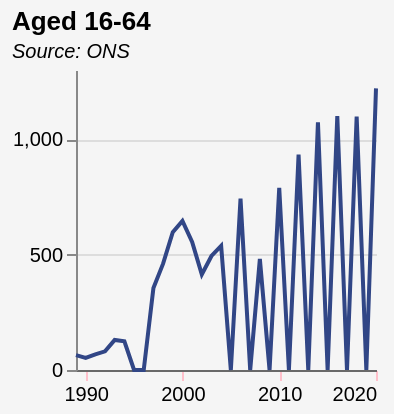

Write the Vega-Lite specification saved for this chart.
### Vega-Lite specification from a JSON file in a GitHub repository (floating-point values rounded to 4 significant figures)
{"$schema": "https://vega.github.io/schema/vega-lite/v5.json", "title": {"text": "Aged 16-64", "subtitle": " Source: ONS", "subtitleFontStyle": "italic", "subtitleFontSize": 10, "anchor": "start", "color": "black", "subtitleColor": "black"}, "config": {"background": "whitesmoke", "view": {"stroke": "transparent"}}, "width": 150, "height": 150, "data": {"values": [{"date": "1989", "label": "1989", "month": "", "quarter": "", "sourceDataset": "SRS", "updateDate": "2015-09-01T23:00:00.000Z", "value": "64.5", "year": "1989"}, {"date": "1990", "label": "1990", "month": "", "quarter": "", "sourceDataset": "SRS", "updateDate": "2015-09-01T23:00:00.000Z", "value": "52.7", "year": "1990"}, {"date": "1991", "label": "1991", "month": "", "quarter": "", "sourceDataset": "SRS", "updateDate": "2015-09-01T23:00:00.000Z", "value": "68.1", "year": "1991"}, {"date": "1992", "label": "1992", "month": "", "quarter": "", "sourceDataset": "SRS", "updateDate": "2015-09-01T23:00:00.000Z", "value": "80.7", "year": "1992"}, {"date": "1993", "label": "1993", "month": "", "quarter": "", "sourceDataset": "SRS", "updateDate": "2015-09-01T23:00:00.000Z", "value": "130.2", "year": "1993"}, {"date": "1994", "label": "1994", "month": "", "quarter": "", "sourceDataset": "SRS", "updateDate": "2015-09-01T23:00:00.000Z", "value": "124.3", "year": "1994"}, {"date": "1995", "label": "1995", "month": "", "quarter": "", "sourceDataset": "SRS", "updateDate": "2015-09-01T23:00:00.000Z", "value": "", "year": "1995"}, {"date": "1996", "label": "1996", "month": "", "quarter": "", "sourceDataset": "SRS", "updateDate": "2015-09-01T23:00:00.000Z", "value": "", "year": "1996"}, {"date": "1997", "label": "1997", "month": "", "quarter": "", "sourceDataset": "SRS", "updateDate": "2015-09-01T23:00:00.000Z", "value": "355.2", "year": "1997"}, {"date": "1998", "label": "1998", "month": "", "quarter": "", "sourceDataset": "SRS", "updateDate": "2015-09-01T23:00:00.000Z", "value": "460.9", "year": "1998"}, {"date": "1999", "label": "1999", "month": "", "quarter": "", "sourceDataset": "SRS", "updateDate": "2015-09-01T23:00:00.000Z", "value": "596.9", "year": "1999"}, {"date": "2000", "label": "2000", "month": "", "quarter": "", "sourceDataset": "SRS", "updateDate": "2015-09-01T23:00:00.000Z", "value": "645.9", "year": "2000"}, {"date": "2001", "label": "2001", "month": "", "quarter": "", "sourceDataset": "SRS", "updateDate": "2015-09-01T23:00:00.000Z", "value": "555.2", "year": "2001"}, {"date": "2002", "label": "2002", "month": "", "quarter": "", "sourceDataset": "SRS", "updateDate": "2015-09-01T23:00:00.000Z", "value": "414.1", "year": "2002"}, {"date": "2003", "label": "2003", "month": "", "quarter": "", "sourceDataset": "SRS", "updateDate": "2015-09-01T23:00:00.000Z", "value": "494.2", "year": "2003"}, {"date": "2004", "label": "2004", "month": "", "quarter": "", "sourceDataset": "SRS", "updateDate": "2015-09-01T23:00:00.000Z", "value": "537.6", "year": "2004"}, {"date": "2005", "label": "2005", "month": "", "quarter": "", "sourceDataset": "SRS", "updateDate": "2015-09-01T23:00:00.000Z", "value": "", "year": "2005"}, {"date": "2006", "label": "2006", "month": "", "quarter": "", "sourceDataset": "SRS", "updateDate": "2015-09-01T23:00:00.000Z", "value": "742.4", "year": "2006"}, {"date": "2007", "label": "2007", "month": "", "quarter": "", "sourceDataset": "SRS", "updateDate": "2015-09-01T23:00:00.000Z", "value": "", "year": "2007"}, {"date": "2008", "label": "2008", "month": "", "quarter": "", "sourceDataset": "SRS", "updateDate": "2015-09-01T23:00:00.000Z", "value": "481.1", "year": "2008"}, {"date": "2009", "label": "2009", "month": "", "quarter": "", "sourceDataset": "SRS", "updateDate": "2015-09-01T23:00:00.000Z", "value": "", "year": "2009"}, {"date": "2010", "label": "2010", "month": "", "quarter": "", "sourceDataset": "srs", "updateDate": "2017-11-29T00:00:00.000Z", "value": "789.5", "year": "2010"}, {"date": "2011", "label": "2011", "month": "", "quarter": "", "sourceDataset": "SRS", "updateDate": "2015-09-01T23:00:00.000Z", "value": "", "year": "2011"}, {"date": "2012", "label": "2012", "month": "", "quarter": "", "sourceDataset": "srs", "updateDate": "2017-11-29T00:00:00.000Z", "value": "933.2", "year": "2012"}, {"date": "2013", "label": "2013", "month": "", "quarter": "", "sourceDataset": "SRS", "updateDate": "2015-09-01T23:00:00.000Z", "value": "", "year": "2013"}, {"date": "2014", "label": "2014", "month": "", "quarter": "", "sourceDataset": "srs", "updateDate": "2017-11-29T00:00:00.000Z", "value": "1073.6", "year": "2014"}, {"date": "2015", "label": "2015", "month": "", "quarter": "", "sourceDataset": "srs", "updateDate": "2017-11-29T00:00:00.000Z", "value": "", "year": "2015"}, {"date": "2016", "label": "2016", "month": "", "quarter": "", "sourceDataset": "srs", "updateDate": "2017-11-29T00:00:00.000Z", "value": "1100.5", "year": "2016"}, {"date": "2017", "label": "2017", "month": "", "quarter": "", "sourceDataset": "srs", "updateDate": "2020-01-14T00:00:00.000Z", "value": "", "year": "2017"}, {"date": "2018", "label": "2018", "month": "", "quarter": "", "sourceDataset": "srs", "updateDate": "2022-03-03T00:00:00.000Z", "value": "1098.2", "year": "2018"}, {"date": "2019", "label": "2019", "month": "", "quarter": "", "sourceDataset": "srs", "updateDate": "2022-03-03T00:00:00.000Z", "value": "", "year": "2019"}, {"date": "2020", "label": "2020", "month": "", "quarter": "", "sourceDataset": "srs", "updateDate": "2022-03-03T00:00:00.000Z", "value": "1220.5", "year": "2020"}], "format": {"parse": {"date": "date"}}}, "mark": {"type": "line", "point": false, "color": "#314686"}, "encoding": {"x": {"field": "date", "type": "temporal", "axis": {"title": null, "grid": false, "labelSeparation": 10, "domainColor": "dimgrey", "labelColor": "black", "tickColor": "pink", "gridColor": "dimgrey"}}, "y": {"field": "value", "type": "quantitative", "title": ""}}}
